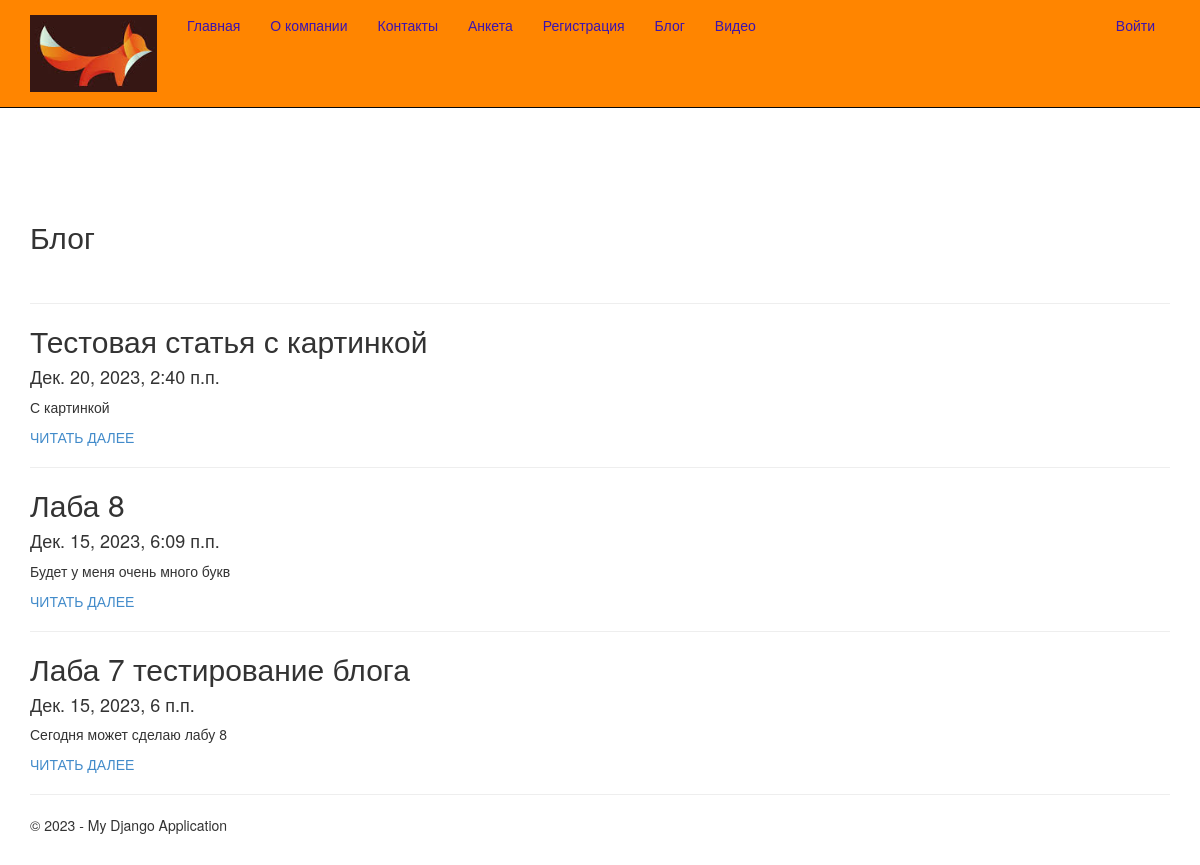
Screenshot of /blog/ with the database file from the repository.
### app/models.py (models this page shows, shortened)
class Blog(models.Model):
    title = models.CharField(max_length = 100, unique_for_date = "posted", verbose_name = "Заголовок")
    description = models.TextField (verbose_name = "Полное содержание")
    content  = models.TextField (verbose_name = "Полное содержание")
    posted  = models.DateTimeField (default = datetime.now(), db_index = True, verbose_name = "Опубликована")
    image = models.FileField(default = 'temp.jpg', verbose_name = "Путь к картинке")
    class Meta:
        db_table = "Posts" # имя таблицы для модели
        ordering = ["-posted"] # порядок сортировки данных в модели ("-" означает по убыванию)
        verbose_name = "статья блога" # имя, под которым модель будет отображаться в административном разделе (для одной статьи блога)
        verbose_name_plural = "статьи блога" # тоже для всех статей блога

### app/views.py (the view)
# urls.py: path('blog/', views.blog, name='blog'),
def blog(request):
    posts = Blog.objects.all() # запрос на выбор всех статей блога из модели
    assert isinstance(request, HttpRequest)
    return render(
        request,
        'app/blog.html',
        {
            'title':'Блог',
            'posts': posts,
            'year': datetime.now().year,
        }
    )

### app/templates/app/blog.html (shortened to what this page needs)
<!DOCTYPE html>
<html lang="en" xmlns="http://www.w3.org/1999/xhtml">
<head>
</head>
<body>
</body>
</html>
{% extends "app/layout.html" %}
{% block content %}
<h2>{{ title }}</h2>
<br />
{% for post in posts %}
<hr />
<div class="">
    <h2> {{post.title}} </h2>
    <h4> {{post.posted}} </h4>
    <p> {{post.description}} </p>
    <p><a href="{% url 'blogpost' parametr=post.id %}"> ЧИТАТЬ ДАЛЕЕ</a> </p>
</div>
{% endfor %}
{% endblock %}

### app/templates/app/layout.html (shortened to what this page needs)
<!DOCTYPE html>
<html>
<head>
    {% load static %}
    <link rel="stylesheet" type="text/css" href="{% static 'app/content/bootstrap.css' %}" />
    <link rel="stylesheet" type="text/css" href="{% static 'app/content/site.css' %}" />
</head>
<body>
    <div class="navbar navbar-inverse navbar-fixed-top">
        <div class="container">
            <div class="navbar-header">
                <a href="/" class="navbar-brand"> <img src="{% static 'app/content/logo.png' %}" alt="logo" /> </a>
            </div>
            <div class="navbar-collapse collapse">
                <ul class="nav navbar-nav">
                    <li><a href="{% url 'home' %}">Главная</a></li>
                    <li><a href="{% url 'about' %}">О компании</a></li>
                    <li><a href="{% url 'contact' %}">Контакты</a></li>
                    <li><a href="{% url 'anketa' %}">Анкета</a></li>
                    {% if not user.is_authenticated %}
                    <li><a href="{% url 'registration' %}">Регистрация</a></li>
                    {% endif %}
                    <li><a href="{% url 'blog' %}">Блог</a></li>
                    <li><a href="{% url 'videopost' %}">Видео</a></li>
                </ul>
                {% include 'app/loginpartial.html' %}
            </div>
        </div>
    </div>
    <div class="container body-content">
{% block content %}{% endblock %}
        <hr/>
        <footer>
            <p>&copy; {{ year }} - My Django Application</p>
        </footer>
    </div>
</body>
</html>

### app/templates/app/loginpartial.html
﻿{% if user.is_authenticated %}
<form id="logoutForm" action="/logout/" method="post" class="navbar-right">
    {% csrf_token %}
    <ul class="nav navbar-nav navbar-right">
        <li><span class="navbar-brand">Привет {{ user.username }}!</span></li>
        <li><a href="javascript:document.getElementById('logoutForm').submit()">Выйти</a></li>
    </ul>
</form>
{% else %}
<ul class="nav navbar-nav navbar-right">
    <li><a href="{% url 'login' %}">Войти</a></li>
</ul>
{% endif %}

### app/static/app/content/site.css (style rules this page uses)
body { padding-top: 200px; padding-bottom: 20px; }
.body-content { padding-left: 15px; padding-right: 15px; }

### rows the page displays
Blog: title "Тестовая статья с картинкой", posted "Дек. 20, 2023, 2:40 п.п.", description "С картинкой"
Blog: title "Лаба 8", posted "Дек. 15, 2023, 6:09 п.п.", description "Будет у меня очень много букв"
Blog: title "Лаба 7 тестирование блога", posted "Дек. 15, 2023, 6 п.п.", description "Сегодня может сделаю лабу 8"

### other values shown
{{ title }} "Блог"
